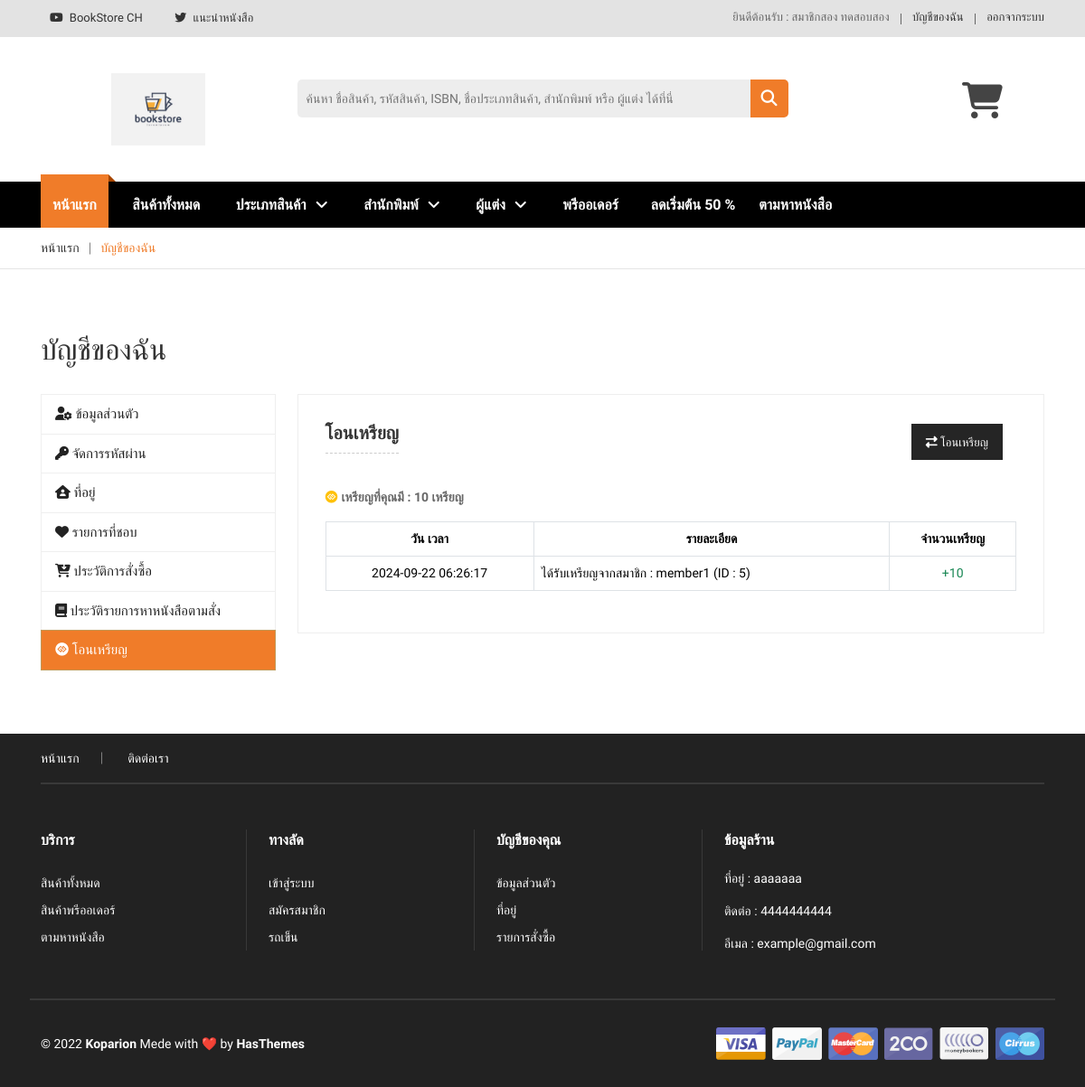
The page /account_transfer_coins.php (signed in) on the database as committed earlier.
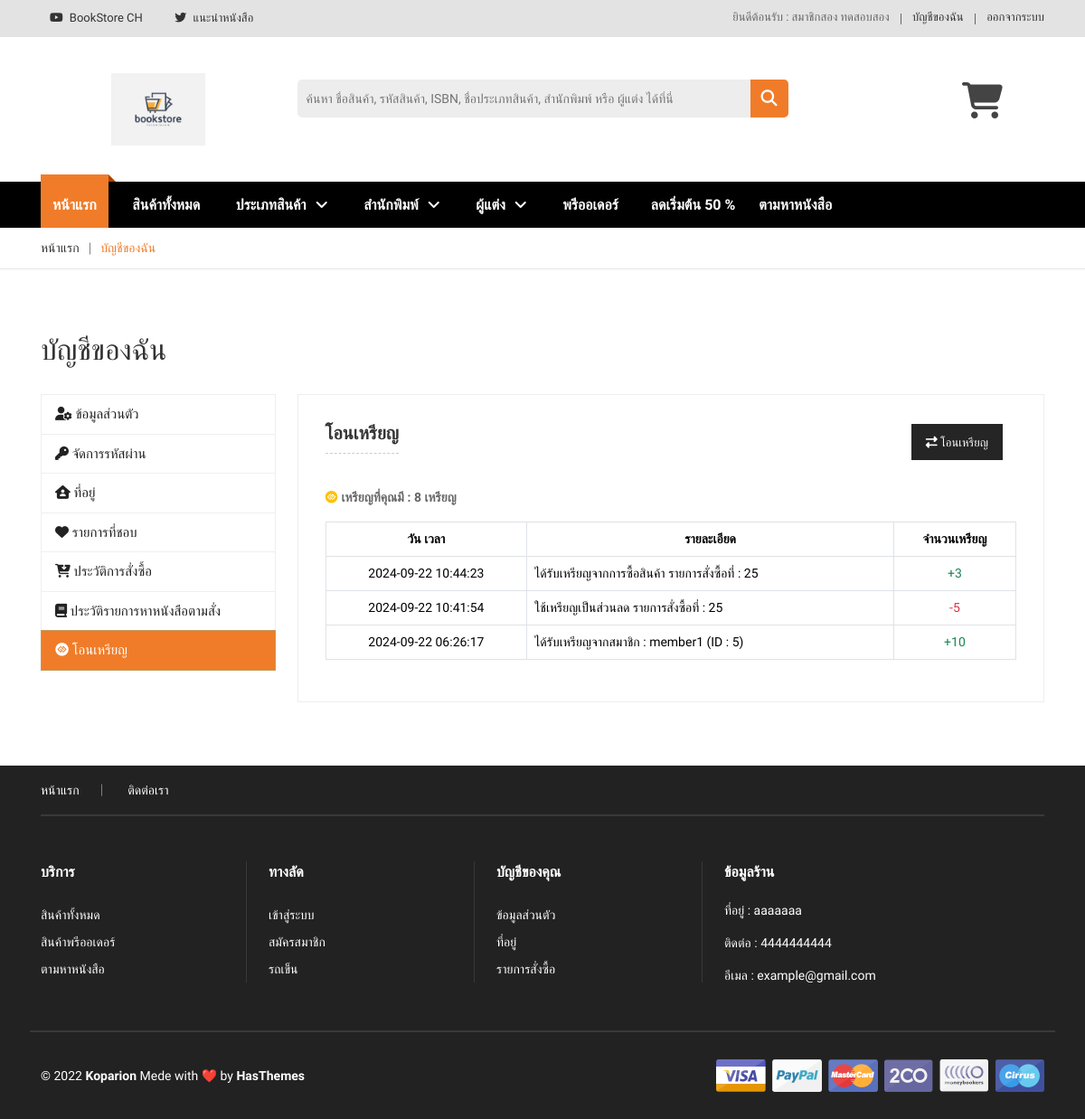
The same page on the database as committed later.
### tables this page shows
CREATE TABLE `bs_contacts` (
  `ct_id` int(11) NOT NULL COMMENT 'รหัสช่องทางติดต่อ',
  `ct_name` varchar(100) NOT NULL COMMENT 'ชื่อช่องทางติดต่อ',
  `ct_detail` text DEFAULT NULL COMMENT 'รายละเอียดช่องทางติดต่อ',
  `ct_name_link` varchar(100) DEFAULT NULL COMMENT 'ชื่อแทน Link',
  `ct_status` tinyint(1) NOT NULL DEFAULT 0 COMMENT 'สถานะ 1 = แสดง, 0 = ไม่แสดง',
  `ct_time` timestamp NOT NULL DEFAULT current_timestamp() ON UPDATE current_timestamp() COMMENT 'วัน เวลา'
);

CREATE TABLE `bs_members` (
  `mem_id` int(11) NOT NULL COMMENT 'รหัสสมาชิก',
  `mem_fname` varchar(50) NOT NULL COMMENT 'ชื่อสมาชิก',
  `mem_lname` varchar(50) NOT NULL COMMENT 'นามสกุลสมาชิก',
  `mem_coin` int(11) NOT NULL DEFAULT 0 COMMENT 'เหรียญที่มี',
  `mem_username` varchar(50) NOT NULL COMMENT 'ชื่อผู้ใช้สมาชิก',
  `mem_password` varchar(255) NOT NULL COMMENT 'รหัสผ่านสมาชิก',
  `mem_email` varchar(100) NOT NULL COMMENT 'อีเมลสมาชิก',
  `mem_status` tinyint(1) NOT NULL DEFAULT 1 COMMENT 'สถานะ 1 = ใช้งานได้, 0 = ระงับ',
  `mem_profile` varchar(100) NOT NULL COMMENT 'โปรไฟล์สมาชิก',
  `mem_time_create` timestamp NOT NULL DEFAULT current_timestamp() COMMENT 'วัน เวลาสร้าง',
  `mem_time_update` timestamp NOT NULL DEFAULT current_timestamp() ON UPDATE current_timestamp() COMMENT 'วัน เวลาอัปเดท'
);

CREATE TABLE `bs_settings_website` (
  `st_id` int(11) NOT NULL COMMENT 'รหัสรายการตั้งค่า',
  `st_name` varchar(100) NOT NULL COMMENT 'รายการตั้งค่า',
  `st_detail` text DEFAULT NULL COMMENT 'รายละเอียดการตั้งค่า',
  `st_status` tinyint(1) NOT NULL DEFAULT 1 COMMENT 'สถานะ 1 = แสดง, 0 = ไม่แสดง',
  `st_time` timestamp NOT NULL DEFAULT current_timestamp() ON UPDATE current_timestamp() COMMENT 'วัน เวลา'
);

CREATE TABLE `bs_members_history_coins` (
  `mhc_id` int(11) NOT NULL COMMENT 'รหัสรายการ',
  `mhc_from_mem_id` int(11) DEFAULT NULL COMMENT 'รหัสสมาชิกผู้ส่ง (null = ส่งจากระบบ)',
  `mhc_to_mem_id` int(11) DEFAULT NULL COMMENT 'รหัสสมาชิกผู้รับ (null = ใช้เป็นส่วนลด)',
  `mhc_coin_amount` int(11) NOT NULL COMMENT 'จำนวนเหรียญ',
  `mhc_transaction_type` enum('transfer','purchase','discount','refund') NOT NULL COMMENT 'ประเภทรายการ',
  `ord_id` int(11) DEFAULT NULL COMMENT 'รหัสรายการสั่งซื้อ (null = ไม่ได้ซื้อ)',
  `mhc_status` tinyint(1) NOT NULL DEFAULT 1 COMMENT 'สถานะ 1 = แสดง, 0 = ไม่แสดง',
  `mhc_time` timestamp NOT NULL DEFAULT current_timestamp() COMMENT 'วัน เวลา ที่ทำรายการ'
);

### account_transfer_coins.php (the view, shortened to what the rows shown need)
<?php
require_once("db/connectdb.php");
require_once("db/controller/CoinHistoryController.php");
require_once("db/controller/MemberController.php");
$MemberController = new MemberController($conn);
$CoinHistoryController = new CoinHistoryController($conn);
if (empty($_SESSION['mem_id'])) {
    $_SESSION['error'] = "กรุณาเข้าสู่ระบบ";
    header("Location: login_form");
    exit;
} else {
    $memId = $_SESSION['mem_id'];
    $memProfile = $MemberController->getDetailAccountMember($memId);
    if ($memProfile) {
        $coinHistory = $CoinHistoryController->getMemberCoinHistory($memId);
    } else {
        unset($_SESSION['mem_id']);
        $_SESSION['error'] = "ไม่พบข้อมูลบัญชี";
        header("Location: index");
        exit;
    }
}
?>
<!doctype html>
<html class="no-js" lang="en">
<head>
    <?php require_once("layouts/head.php"); ?>
    <link href="https://cdn.datatables.net/2.1.3/css/dataTables.bootstrap5.min.css" rel="stylesheet">
    <link href="https://cdn.datatables.net/responsive/3.0.2/css/responsive.bootstrap5.min.css" rel="stylesheet">
    <link href="https://cdn.datatables.net/searchpanes/2.3.1/css/searchPanes.bootstrap5.min.css" rel="stylesheet">
</head>
<body class="cart">
    <?php require_once("layouts/nav_topbar.php"); ?>
    <div class="entry-header-area">
        <div class="container">
            <div class="row">
                <div class="col-lg-12">
                    <div class="entry-header-title">
                        <h2>บัญชีของฉัน</h2>
                    </div>
                </div>
            </div>
        </div>
    </div>
    <div class="my-account-wrapper mb-70">
        <div class="container">
            <div class="section-bg-color">
                <div class="row">
                    <div class="col-lg-12">
                        <div class="myaccount-page-wrapper">
                            <div class="row">
                                <div class="col-lg-9 col-md-8">
                                    <div class="tab-content" id="myaccountContent">
                                        <div class="tab-pane fade show active" id="dashboad" role="tabpanel">
                                            <div class="myaccount-content">
                                                <p class="mb-3"><strong><i class="fa-brands fa-gg-circle mt-3 me-1 text-warning"></i>เหรียญที่คุณมี : <?php echo number_format($memProfile['mem_coin']) . " เหรียญ"; ?></strong></p>
                                                <?php if ($coinHistory) { ?>
                                                    <table id="myAccountTable" class="table table-bordered table-hover table-responsive">
                                                        <thead class="thead-light">
                                                            <tr>
                                                                <th class="text-center">วัน เวลา</th>
                                                                <th class="text-center">รายละเอียด</th>
                                                                <th class="text-center">จำนวนเหรียญ</th>
                                                            </tr>
                                                        </thead>
                                                        <tbody>
                                                            <?php foreach ($coinHistory as $row) { ?>
                                                                <tr>
                                                                    <td class="text-center"><?php echo $row['mhc_time'] ?></td>
                                                                    <td>
                                                                        <?php
                                                                        if ($row['mhc_transaction_type'] == 'transfer') {
                                                                            if ($row['mhc_from_mem_id'] == $_SESSION['mem_id']) {
                                                                                echo 'โอนเหรียญให้กับสมาชิก : ' . $row['to_mem_username'] . " (ID : " . $row['mhc_to_mem_id'] . ")";
                                                                            } else {
                                                                                echo 'ได้รับเหรียญจากสมาชิก : ' . $row['from_mem_username'] . " (ID : " . $row['mhc_from_mem_id'] . ")";
                                                                            }
                                                                        } elseif ($row['mhc_transaction_type'] == 'purchase') {
                                                                            echo 'ได้รับเหรียญจากการซื้อสินค้า';
                                                                            if (!empty($row['ord_id'])) {
                                                                                echo " รายการสั่งซื้อที่ : " . $row['ord_id'];
                                                                            }
                                                                        } elseif ($row['mhc_transaction_type'] == 'discount') {
                                                                            echo 'ใช้เหรียญเป็นส่วนลด';
                                                                            if (!empty($row['ord_id'])) {
                                                                                echo " รายการสั่งซื้อที่ : " . $row['ord_id'];
                                                                            }
                                                                        } elseif ($row['mhc_transaction_type'] == 'refund') {
                                                                            echo 'ได้รับเหรียญจากการยกเลิก';
                                                                            if (!empty($row['ord_id'])) {
                                                                                echo " รายการสั่งซื้อที่ : " . $row['ord_id'];
                                                                            }
                                                                        }
                                                                        ?>
                                                                    </td>
                                                                    <td class="text-center">
                                                                        <?php
                                                                        if ($row['mhc_transaction_type'] == 'transfer') {
                                                                            if ($row['mhc_from_mem_id'] == $_SESSION['mem_id']) {
                                                                                echo "<span class='text-danger'>-" . number_format($row['mhc_coin_amount']) . "</span>";
                                                                            } else {
                                                                                echo "<span class='text-success'>+" . number_format($row['mhc_coin_amount']) . "</span>";
                                                                            }
                                                                        } elseif ($row['mhc_transaction_type'] == 'discount') {
                                                                            echo "<span class='text-danger'>-" . number_format($row['mhc_coin_amount']) . "</span>";
                                                                        } elseif ($row['mhc_transaction_type'] == 'purchase' || $row['mhc_transaction_type'] == 'refund') {
                                                                            echo "<span class='text-success'>+" . number_format($row['mhc_coin_amount']) . "</span>";
                                                                        }
                                                                        ?>
                                                                    </td>
                                                                </tr>
                                                            <?php } ?>
                                                        </tbody>
                                                    </table>
                                                <?php } ?>
                                            </div>
                                        </div>
                                    </div>
                                </div>
                            </div>
                        </div>
                    </div>
                </div>
            </div>
        </div>
    </div>
</body>
</html>

### layouts/nav_topbar.php (shortened to what the rows shown need)
<?php
require_once("db/connectdb.php");
require_once("db/controller/ContactController.php");
require_once("db/controller/LoginController.php");
$ContactController = new ContactController($conn);
$LoginController = new LoginController($conn);
$contacts = $ContactController->useContact();
$productPercentDiscount = $SettingWebsiteController->getProductPercentDiscount();
if (!empty($_SESSION['mem_id'])) {
    $memId = $_SESSION['mem_id'];
    $useLoginEmployee = $LoginController->useLoginMember($memId);
}
?>
<header>
    <div class="header-top-area">
        <div class="container">
            <div class="row">
                <div class="col-lg-6 col-md-6 col-12">
                    <div class="language-area">
                        <ul>
                            <?php
                            foreach ($contacts as $contact) {
                                $ctDetail = $contact['ct_detail'];
                                $ctNameLink = $contact['ct_name_link'];
                                $icon = '';
                                if ($contact['ct_id'] == 1) {
                                    $icon = 'fa-facebook';
                                } elseif ($contact['ct_id'] == 2) {
                                    $icon = 'fa-youtube';
                                } elseif ($contact['ct_id'] == 3) {
                                    $icon = 'fa-twitter';
                                }
                                if ($icon) {
                                    echo '
                                        <li>
                                            <a href="' . $ctDetail . '" target="_blank">
                                                <i class="fa-brands ' . $icon . ' me-1"></i>
                                                ' . $ctNameLink . '
                                            </a>
                                        </li>';
                                }
                            }
                            ?>
                        </ul>
                    </div>
                </div>
                <div class="col-lg-6 col-md-6 col-12">
                    <div class="account-area text-end">
                        <ul>
                            <?php if (empty($_SESSION['mem_id'])) { ?>
                                <li><a href="register_form">สมัครสมาชิก</a></li>
                                <li><a href="login_form">เข้าสู่ระบบ</a></li>
                            <?php } else { ?>
                                <li><a><?php echo "ยินดีต้อนรับ : " . $useLoginEmployee['mem_fname'] . " " . $useLoginEmployee['mem_lname']; ?></a></li>
                                <li><a href="account_show">บัญชีของฉัน</a></li>
                                <li><a href="logout" onclick="confirmLogout(event)">ออกจากระบบ</a></li>
                            <?php } ?>
                        </ul>
                    </div>
                </div>
            </div>
        </div>
    </div>
    <div class="header-mid-area ptb-40">
        <div class="container">
            <div class="row">
                <div class="col-lg-3 col-md-4 col-12">
                    <div class="logo-area text-center logo-xs-mrg">
                        <?php
                        foreach ($settingsWebsite as $setting) {
                            if ($setting['st_id'] == 3) {
                                $logoDetail = $setting['st_detail'];
                                echo '
                                        <a href="">
                                            <img src="uploads/img_web_setting/' . $logoDetail . '" alt="logo"  style="height:80px">
                                        </a>
                                    ';
                                break;
                            }
                        }
                        ?>
                    </div>
                </div>
            </div>
        </div>
    </div>
    <div class="main-menu-area d-md-none d-none d-lg-block sticky-header-1" id="header-sticky">
        <div class="container">
            <div class="row">
                <div class="col-lg-12">
                    <div class="safe-area">
                        <a href="products_promotions">ลดเริ่มต้น <?php echo $productPercentDiscount . " %" ?></a>
                    </div>
                </div>
            </div>
        </div>
    </div>
</header>

Rows that differ between the two databases and show on the page:
changed bs_members "สมาชิกสอง": mem_coin "10" → "8"
added bs_members_history_coins: mhc_time "2024-09-22 10:44:23", ord "25", mhc_coin_amount "3"
added bs_members_history_coins: mhc_time "2024-09-22 10:41:54", ord "25", mhc_coin_amount "5"
